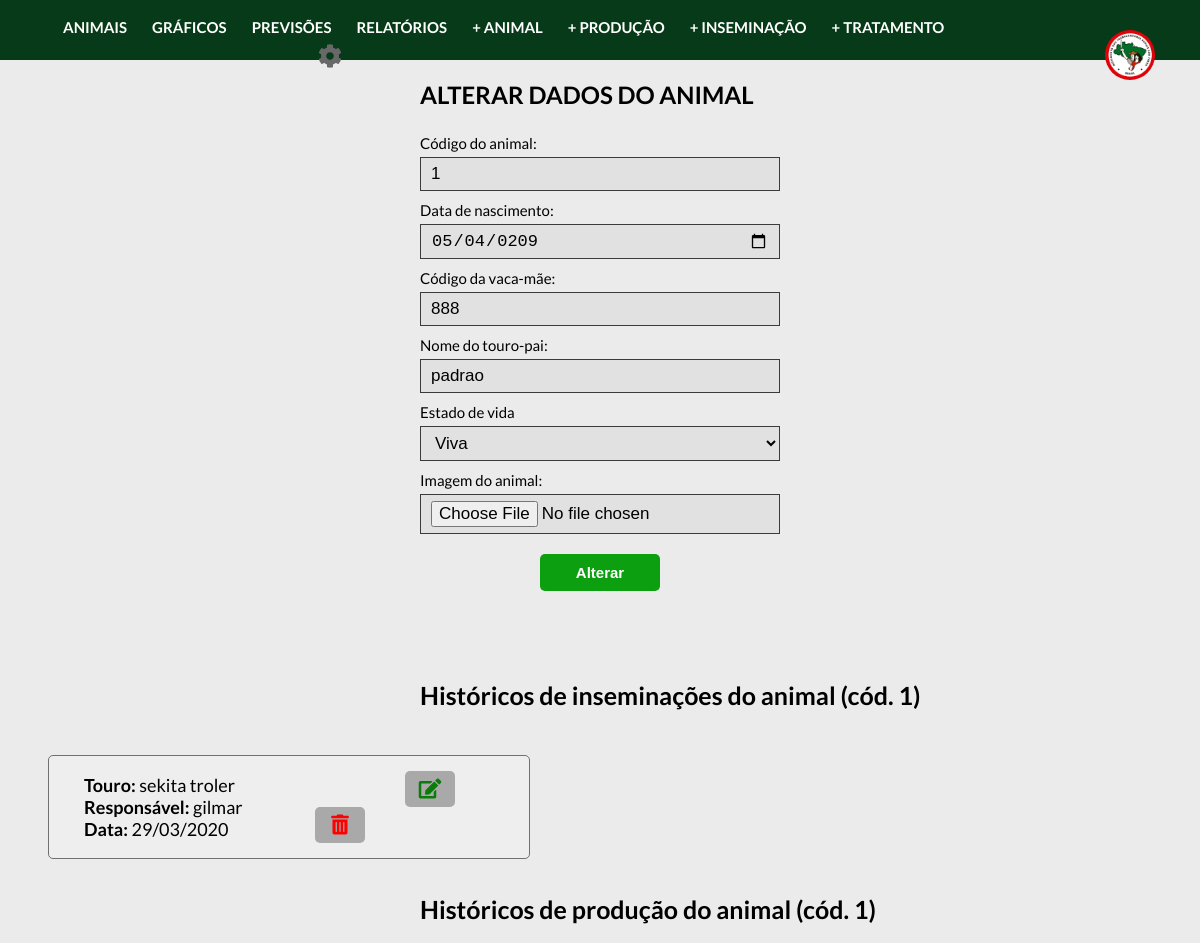
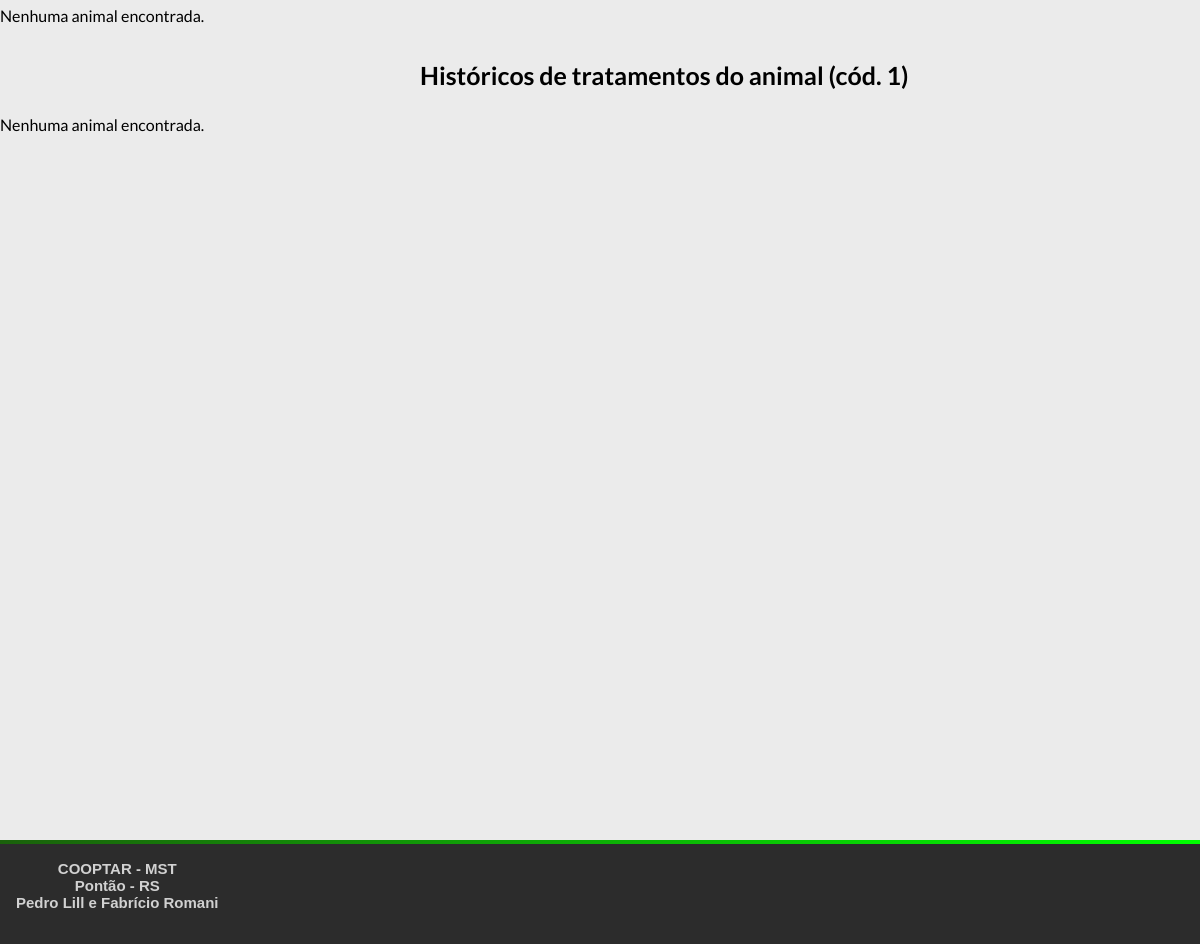
Page /controller/animalController.php?acao=altera&codAnimal=1 on the committed database (2 pictures, top to bottom).
### tables this page shows
create table animal(
  codAnimal INTEGER NOT NULL,
  dtNascimento DATE NOT NULL,
  codMae INTEGER NOT NULL,
  nomePai VARCHAR(30) NOT NULL,
  estadoVida VARCHAR(10) NOT NULL,
  nomeImagem VARCHAR(30) NOT NULL,
  PRIMARY KEY (codAnimal)
);

create table inseminacao(
  codInseminacao INTEGER AUTO_INCREMENT PRIMARY KEY,
  codAnimal INTEGER NOT NULL,
  dtInseminacao DATE NOT NULL,
  touroInseminador VARCHAR(20) NOT NULL,
  inseminadorResponsavel VARCHAR(40) NOT NULL,
  retorno VARCHAR(10) NOT NULL,
  obs TEXT,
  novaDtInseminacao DATE, 
  FOREIGN KEY (codAnimal) REFERENCES animal(codAnimal)
);

### controller/classes/Conexao.php (called while the page is built)
<?php
    class Conexao{
        public static $conexao;
        public static function conecta(){
            if(!isset(self::$conexao)){
                try{
                    self::$conexao = new PDO("mysql:host=localhost; dbname=projetointegrado", "admcooptar", "12345");
                }
                catch(PDOException $e){
                    echo "Erro de conexão: ". $e->getMessage();
                    die();
                }
            }
            return self::$conexao;
        }
    }
?>

### controller/classes/AnimalDAO.php (called while the page is built, shortened)
<?php
    require_once "Conexao.php";
    require_once "Animal.php";
    class AnimalDAO{
        public $conexao;
        public function __construct(){
            $this->conexao = Conexao::conecta();
        }
        public function buscar($codAnimal){
            try{
                $query = $this->conexao->prepare("select * from animal where codAnimal=:c");
                $query->bindParam(":c", $codAnimal, PDO::PARAM_INT);
                $query->execute();
                $registros = $query->fetchAll(PDO::FETCH_CLASS, "Animal");
                return $registros[0];
            }
            catch(PDOException $e){
                echo "Erro no acesso aos dados: ". $e->getMessage();
            }
        }
    }
?>

### controller/classes/Animal.php (called while the page is built, shortened)
<?php
    class Animal{
        private $codAnimal;
        private $dtNascimento;
        private $codMae;
        private $nomePai;
        private $estadoVida;
        private $nomeImagem;
        public function getCodAnimal(){
            return $this->codAnimal;
        }
        public function getDtNascimento(){
            return $this->dtNascimento;
        }
        public function getCodMae(){
            return $this->codMae;
        }
        public function getNomePai(){
            return $this->nomePai;
        }
        public function getEstadoVida(){
            return $this->estadoVida;
        }
        public function getNomeImagem(){
            return $this->nomeImagem;
        }
    }
?>

### controller/classes/inseminacaoDAO.php (called while the page is built, shortened)
<?php
    require_once "Conexao.php";
    require_once "inseminacao.php";
    class inseminacaoDAO{
        public $conexao;
        public function __construct(){
            $this->conexao = Conexao::conecta();
        }
        public function buscaLista($codAnimal){
            try{
                $query = $this->conexao->prepare("select * from inseminacao where codAnimal = :c");
                $query->bindParam(":c", $codAnimal, PDO::PARAM_INT);
                $query->execute();
                $registros = $query->fetchAll(PDO::FETCH_CLASS, "inseminacao");
                return $registros;
            }
            catch(PDOException $e){
                echo "Erro no acesso aos dados: ". $e->getMessage();
            }
        }
    }
?>

### controller/classes/inseminacao.php (called while the page is built, shortened)
<?php
    class Inseminacao{
        private $codInseminacao;
        private $dtInseminacao;
        private $touroInseminador;
        private $inseminadorResponsavel;
        public function getCodInseminacao(){
            return $this->codInseminacao;
        }
        public function getDtInseminacao(){
            return $this->dtInseminacao;
        }
        public function getTouroInseminador(){
            return $this->touroInseminador;
        }
        public function getInseminadorResponsavel(){
            return $this->inseminadorResponsavel;
        }
    }
?>

### controller/classes/ProducaoDAO.php (called while the page is built, shortened)
<?php
    require_once "Conexao.php";
    class ProducaoDAO{
        public $conexao;
        public function __construct(){
            $this->conexao = Conexao::conecta();
        }
        public function buscaLista($codAnimal){
            try{
                $query = $this->conexao->prepare("select * from producao where codAnimal = :c");
                $query->bindParam(":c", $codAnimal, PDO::PARAM_INT);
                $query->execute();
                $registros = $query->fetchAll(PDO::FETCH_CLASS, "Producao");
                return $registros;
            }
            catch(PDOException $e){
                echo "Erro no acesso aos dados: ". $e->getMessage();
            }
        }
    }
?>

### controller/classes/TratamentoDAo.php (called while the page is built, shortened)
<?php
    require_once "Conexao.php";
    class TratamentoDAO{
        public $conexao;
        public function __construct(){
            $this->conexao = Conexao::conecta();
        }
        public function buscaLista($codAnimal){
            try{
                $query = $this->conexao->prepare("select * from tratamento where codAnimal = :c");
                $query->bindParam(":c", $codAnimal, PDO::PARAM_INT);
                $query->execute();
                $registros = $query->fetchAll(PDO::FETCH_CLASS, "Tratamento");
                return $registros;
            }
            catch(PDOException $e){
                echo "Erro no acesso aos dados: ". $e->getMessage();
            }
        }
    }
?>

### controller/views/alteraAnimal.php (the view, shortened to what this page needs)
<main>
    <?php
    $codAnimal = isset($_POST['field_codAnimal']) ? $_POST['field_codAnimal'] : $animal->getCodAnimal();
    $dtNascimento = isset($_POST['field_dtNascimento']) ? $_POST['field_dtNascimento'] : $animal->getDtNascimento();
    $codMae = isset($_POST['field_codMae']) ? $_POST['field_codMae'] : $animal->getCodMae();
    $nomePai = isset($_POST['field_nomePai']) ? $_POST['field_nomePai'] : $animal->getNomePai();
    $estadoVida = isset($_POST['field_estadoVida']) ? $_POST['field_estadoVida'] : $animal->getEstadoVida();
    $nomeImagem = isset($_FILES['field_imagem']['name'])?($_FILES['field_imagem']['name']) : $animal->getNomeImagem();
    ?>
    <?php require_once("../includes/header.php");?>
    <form action="" class="container-historicos" method="post" enctype="multipart/form-data">
        <h2>ALTERAR DADOS DO ANIMAL</h2>
        <div>
          <label class="label-cadastra" for="id_codAnimal">Código do animal: </label>
          <input type="number" name="field_codAnimal" id="id_codAnimal" autofocus value="<?=$codAnimal ?>" required>
        </div>
        <div>
          <label class="label-cadastra" for="id_dtNascimento">Data de nascimento: </label>
          <input type="date" name="field_dtNascimento" maxlength="100" id="id_dtNascimento" value="<?=$dtNascimento?>" required>
        </div>
        <div>
          <label class="label-cadastra" for="id_codMae">Código da vaca-mãe: </label>
          <input type="number" name="field_codMae" maxlength="100" id="id_codMae" value="<?=$codMae?>" required>
        </div>
        <div>
          <label class="label-cadastra" for="id_nomePai">Nome do touro-pai: </label>
          <input type="text" name="field_nomePai" maxlength="50" id="id_nomePai" value="<?=$nomePai?>" required>
        </div>
        <div>
          <label class="label-cadastra" for="id_estadoVida">Estado de vida </label>
          <select name="field_estadoVida" id="id_estadoVida" onChange="estadoVida()" required >
              <option value="Viva" value="<?=$estadoVida?>">Viva</option>
        </select>
        </div>
        <div>
          <label class="label-cadastra" for="id_nomeImagem">Imagem do animal: </label>
          <input type="file" name="field_imagem" id="id_imagem" maxlength="50" id="id_nomeImagem" autofocus value="<?=$nomeImagem?>" required>
        </div>
        <button name="altera" class="button-form" type="submit">Alterar</button>
    </form>
    <br>
    <br>
    <?php include("listaInseminacao.php");?>
    <?php include("listaProducao.php");?>
    <?php include("listaTratamento.php");?>
  <?php require_once("../includes/footer.php");?>
</main>

### controller/views/listaInseminacao.php (shortened to what this page needs)
<!DOCTYPE html>
<html lang="pt-br">
<head>
  <link href="../css/style.css" rel="stylesheet">
  <link href="../css/adicionar-animal.css" rel="stylesheet">
  <link href="../css/lista-animais.css" rel="stylesheet">
</head>
<body>
<div class="lista_animais">
      <?php
        require_once "../controller/classes/inseminacaoDAO.php";
        $obj = new inseminacaoDAO();
        $lista = $obj->buscaLista($codAnimal);
        ?>
       <h3>Históricos de inseminações do animal (cód. <?=$codAnimal?>)</h3>
       <?php
        if(count($lista) == 0){
            echo "Nenhuma animal encontrada.";
        }else{
            foreach ($lista as $inseminacao){
        ?>
        <div class="animal-historico">
            <div class="label">
                <div class="animal_descricao">
                <strong>Touro: </strong> <?=$inseminacao->getTouroInseminador()?> <br>
                <strong>Responsável: </strong> <?=$inseminacao->getInseminadorResponsavel()?> <br>
                <strong>Data: </strong> <?=date('d/m/Y', strtotime("+0 days",strtotime($inseminacao->getDtInseminacao())));?>
              </div>
              <div>
                <button name="altera" class="button-edit" onclick="window.location.href='inseminacaoController.php?acao=altera&codInseminacao=<?=$inseminacao->getCodInseminacao() ?>'"><i class="fa fa-edit fa-1x"></i></button>
                <button name="exclui" class="button-delete" onclick=""><i class="fa fa-trash-alt fa-1x"></i></button>
              </div>
            </div>
        </div>
    <?php
        }
      }
    ?>
  </div>
</body>

### controller/views/listaProducao.php (shortened to what this page needs)
<!DOCTYPE html>
<html lang="pt-br">
<head>
  <link href="../css/style.css" rel="stylesheet">
  <link href="../css/adicionar-animal.css" rel="stylesheet">
  <link href="../css/lista-animais.css" rel="stylesheet">
</head>
<body>
<div class="lista_animais">
        <?php
        require_once "../controller/classes/ProducaoDAO.php";
        $obj = new ProducaoDAO();
        $lista = $obj->buscaLista($codAnimal);
        ?>
       <h3>Históricos de produção do animal (cód. <?=$codAnimal?>)</h3>
       <?php
        if(count($lista) == 0){
            echo "Nenhuma animal encontrada.";
      }
    ?>
  </div>
</body>

### controller/views/listaTratamento.php (shortened to what this page needs)
<!DOCTYPE html>
<html lang="pt-br">
<head>
  <link href="../css/style.css" rel="stylesheet">
  <link href="../css/adicionar-animal.css" rel="stylesheet">
  <link href="../css/lista-animais.css" rel="stylesheet">
</head>
<body>
<div class="lista_animais">
    <?php
    require_once "../controller/classes/TratamentoDAO.php";
    $obj = new TratamentoDAO();
    $lista = $obj->buscaLista($codAnimal);
    ?>
    <h3>Históricos de tratamentos do animal (cód. <?=$codAnimal?>)</h3>
    <?php
    if(count($lista) == 0){
        echo "Nenhuma animal encontrada.";
      }
    ?>
  </div>
</body>

### css/style.css (style rules this page uses)
:root { --primary-color: #073a18; }
body { font-family: 'Lato', sans-serif; margin: 0; transition: transform 0.3s; background-color: #ebebeb; }
button, input[type='submit'] { border: 0; border-radius: 5px; color: #fff; cursor: pointer; padding: 8px 12px; }

### css/adicionar-animal.css (style rules this page uses)
.container-historicos { display: flex; flex-direction: row; justify-content: flex-start; flex-wrap: wrap; margin-left: 35vw; width: 30vw; }
input[type=text], input[type=file] { background-color: #e2e1e1; width: 30vw; margin: 5px 0 5px 0; padding: 6px 10px; display: inline-block; border: 0.5px solid #3c3b3b; box-sizing: border-box; font-size: 17px; }
input[type=date], select, input[type=number], input[type=password] { background-color: #e2e1e1; width: 30vw; padding: 6px 10px; margin: 5px 0 5px 0; display: inline-block; border: 0.5px solid #3c3b3b; box-sizing: border-box; font-size: 17px; }
.label-cadastra { width: 30vw; margin: 5px 0 0 0; display: block; box-sizing: border-box; font-size: 15px; }
.container-historicos h2 { margin-left:0; }
.button-form { background-color: #0ca011; color: white; padding: 10px; margin: 15px 0 0 10vw; border: none; cursor: pointer; width: 10vw; font-size: 15px; font-weight: bold; }

### css/lista-animais.css (style rules this page uses)
.lista_animais { display: flex; flex-direction: row; justify-content: flex-start; flex-wrap: wrap; margin-top: 10px; }
h3 { margin-left: 45vw; font-size:25px; font-weight: bold; }
.lista_animais h3 { width: 100%; margin-left: 35vw; }
.animal-historico { cursor: pointer; width: 40vw; font-size: 15px; background-color: #eeeeee; border: 1px solid #707070; margin: 20px 4vw 0 4vw; border-radius: 5px; transition: 0.3s; }
.animal-historico .label { display: flex; margin: 15px; align-items: center; }
.animal_descricao { margin-left: 20px; font-size: 18px; width: 50%; display: block; flex-direction: column; }
.button-delete { background-color: #4d4d4d6e; color: #ff0000; font-size: 20px; width: 50px; margin-left: 10px; }
.button-edit { background-color: #4d4d4d6e; color: #097c09; font-size: 20px; width: 50px; margin-left: 100px; }

### rows in the picture
animal: field_codAnimal "1", field_dtNascimento "05/04/0209", field_codMae "888", field_nomePai "padrao", codAnimal "1"
inseminacao: touroInseminador "sekita troler", inseminadorResponsavel "gilmar", dtInseminacao "29/03/2020"
